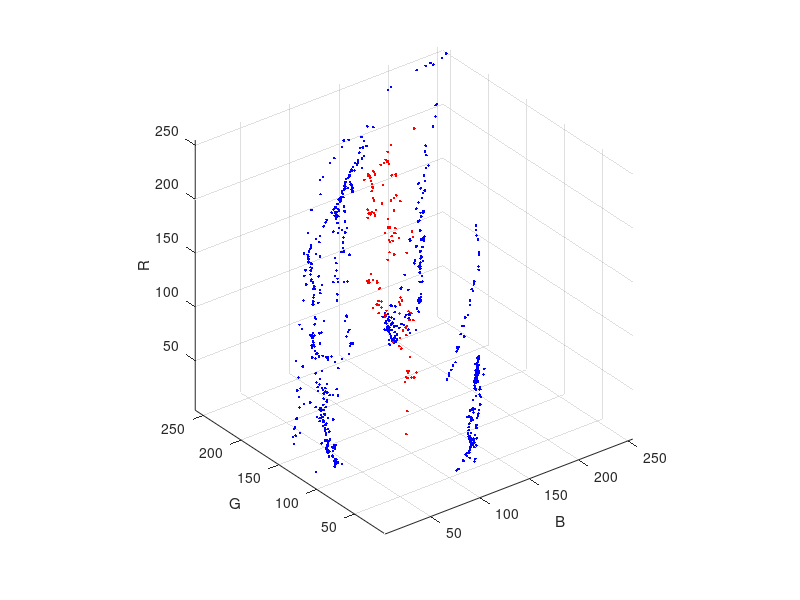

Recreate this plot in MATLAB. (Note: this script raises an error after producing the figure.)
clear;
clc;
%% data all
X = load("./cola_store/X.txt");
y = load("./cola_store/y.txt");
color_vec = 'br';
for label = 0:1
    plot3(X(y == label, 1), X(y == label, 2), X(y == label, 3), sprintf(".%c", color_vec(label + 1)));
    hold on
end
grid on
axis equal
xlabel("B");
ylabel("G");
zlabel("R");

%% load data
color_name_vec = ["Yellow", "Orange", "Green", "White", "Red", "Blue"];
color_rgb_cell = cell(6, 1);
color_hsv_cell = cell(6, 1);
for i = 1:6
    % rgb
    filename = sprintf("./cola_store/color_mat_%s.txt", color_name_vec(i));
    tmp = load(filename);
    color_rgb_cell{i} = tmp;
    % hsv
    filename = sprintf("./cola_store/color_mat_%s_hsv.txt", color_name_vec(i));
    tmp = load(filename);
    color_hsv_cell{i} = tmp;
end

%% hsv, white and orange
scale = [1, 1, 1];
draw_point_with_color2(color_hsv_cell{2}, 'g', scale);
hold on
draw_point_with_color2(color_hsv_cell{4}, 'r', scale);
hold on
draw_point_with_color2(color_hsv_cell{1}, 'y', scale);
xlabel("H")
ylabel("S")
zlabel("V")
axis equal

%% bgr, all data
figure(1);
subplot(1, 2, 1)
draw_all_faces(color_rgb_cell, color_rgb_cell, [1, 1, 1]);
xlabel("B")
ylabel("G")
zlabel("R")
grid on
title("BGR Space")
axis equal


%% hsv, all data
subplot(1, 2, 2)
draw_all_faces(color_hsv_cell, color_rgb_cell, [1, 1, 1]);
xlabel("H")
ylabel("S")
zlabel("V")
title("HSV Space")
grid on
axis equal 

%% hsv, white and yellow
scale = [1, 1, 1];
draw_point_with_color2(color_hsv_cell{1}, 'y', scale);
hold on
draw_point_with_color2(color_hsv_cell{4}, 'r', scale);
xlabel("H")
ylabel("S")
zlabel("V")
axis equal

%% find cube
border_cell = cell(6, 1);
for color_label = 1:6  % "Yellow", "Orange", "Green", "White", "Red", "Blue"
%     color_label = 1;  
    border_mat = zeros(3, 2);  % hsv max min
    cube_mat = zeros(8, 3);
    for i = 1:3
        data = color_hsv_cell{color_label};
        [~, idx_min] = min(data(:, i));
        [~, idx_max] = max(data(:, i));
    %     disp(data(idx_min, :))
        border_mat(i, 1) = data(idx_min, i);
        border_mat(i, 2) = data(idx_max, i);
    end
%     point1 = [border_mat(1, 1), border_mat(2, 1), border_mat(3, 1)];
%     point2 = [border_mat(1, 2), border_mat(2, 2), border_mat(3, 2)]
%     plotcube(point1 - point2, point2, .8)
    border_cell{color_label} = border_mat;
end




%% To dataset, rgb
target_idx = [1, 3, 4, 6];
X = [];
y = [];
for i = 1:length(target_idx)
    X = [X; color_rgb_cell{i}];
    tmp_y = ones(length(color_rgb_cell{i}) , 1) * i;
    y = [y; tmp_y];
end

%% To dataset, hsv
target_idx = [1, 3, 4, 6];
X = [];
y = [];
for i = 1:length(target_idx)
    X = [X; color_hsv_cell{i}];
    tmp_y = ones(length(color_hsv_cell{i}) , 1) * i;
    y = [y; tmp_y];
end

%% dataset, red & orange | other. rgb or hsv
idx_ro = y == 2 | y == 5;
y(idx_ro, :) = 1;
y(~idx_ro) = 0;

%% 
plot3(X(idx_ro, 1), X(idx_ro, 2), X(idx_ro, 3), '.r');
hold on
plot3(X(~idx_ro, 1), X(~idx_ro, 2), X(~idx_ro, 3), '.g');
xlabel("B")
ylabel("G")
zlabel("R")
title("RGB Space")
legend("红色或橙色", '其他颜色')
grid off
box on

%% hsv, orange red
% scale = [0.01, 0.1, 0.2];
scale = [1, 1, 1];
draw_point_with_color2(color_hsv_cell{2}, 'g', scale);
hold on
draw_point_with_color2(color_hsv_cell{5}, 'r', scale);
xlabel("H")
ylabel("S")
zlabel("V")
axis equal

%% rgb, orange red
% scale = [0.01, 0.1, 0.2];
scale = [1, 1, 1];
draw_point_with_color2(color_rgb_cell{2}, '.', scale);
hold on
draw_point_with_color2(color_rgb_cell{5}, 'r', scale);
xlabel("B")
ylabel("G")
zlabel("R")
legend("橙色", '红色')
title("橙色和红色 (RGB空间)")
box on

%% my function
function [] = draw_all_faces(color_cell, color_rgb_cell, scale)
    for idx_face = 1:6
        color_mat = color_rgb_cell{idx_face} / 255.0;
        draw_point_with_color(color_cell{idx_face}, color_mat(:, [3, 2, 1]), scale);
        hold on
    end
end

function [] = draw_point_with_color(color_vec, color_rgb,scale)
    % color_vec: shape = (N, 3)
    N = length(color_vec);
    for i = 1:N
        x = color_vec(i, 1) * scale(1);
        y = color_vec(i, 2) * scale(2);
        z = color_vec(i, 3) * scale(3);
        plot3(x, y, z, '.', 'MarkerSize', 10, color=color_rgb(i, :));
        hold on
    end
end

function [] = draw_point_with_color2(color_vec, color, scale)
    % color_vec: shape = (N, 3)
    N = length(color_vec);
    for i = 1:N
%         x = cos(color_vec(i, 1) * 2 * pi) * scale(1);
        x = color_vec(i, 1) * scale(1);
        y = color_vec(i, 2) * scale(2);
        z = color_vec(i, 3) * scale(3);
        f = sprintf(".%s", color);
        plot3(x, y, z, f, 'MarkerSize', 10);
        hold on
    end
end
